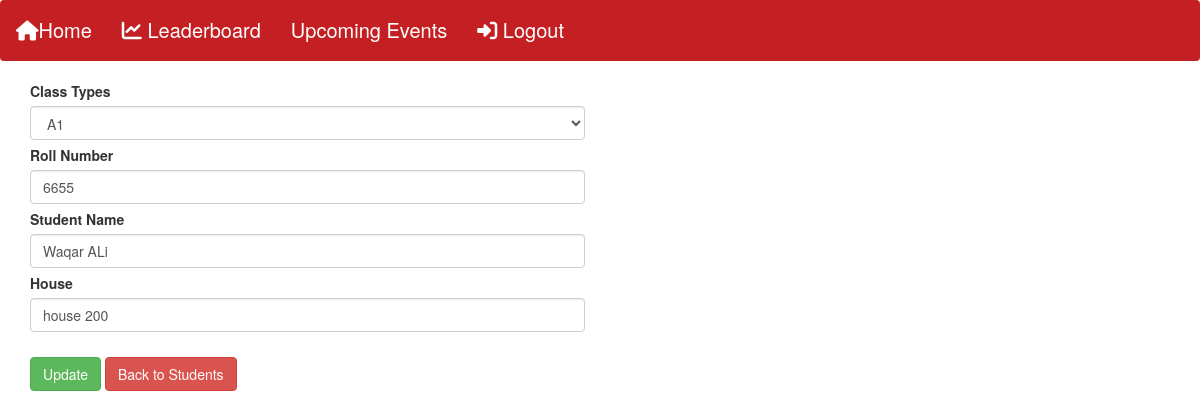
Page /editstudent.php?team=1&student=2 (signed in) on the committed database.
### tables this page shows
CREATE TABLE `students` (
  `id` int(10) UNSIGNED NOT NULL,
  `classtype_id` int(10) UNSIGNED NOT NULL,
  `roll_number` varchar(191) NOT NULL,
  `student_name` varchar(191) NOT NULL,
  `house` varchar(191) DEFAULT NULL,
  `team_id` int(10) UNSIGNED NOT NULL
);

CREATE TABLE `class_types` (
  `id` int(10) UNSIGNED NOT NULL,
  `class_type` varchar(191) NOT NULL
);

### functions.php (called while the page is built, shortened)
<?php
class web {
	public function getClassTypes()
    {
		global $db;
		$result = $db->query("SELECT * FROM class_types");
		if ($result->num_rows > 0) {
			$data = [];
			while($row = $result->fetch_assoc()) {
				$data[] = $row;
			}
			return $data;
		} else {
		  return "0 results";
		}
    }
	public function getStudentById($id)
    {
		global $db;
		$result = $db->query("SELECT * FROM students WHERE id = ".$id."");
		if ($result->num_rows > 0) {
			return $result->fetch_assoc();
		} else {
		  return 0;
		}
    }
}
?>

### editstudent.php (the view, shortened to what this page needs)
<?php
	include("config.php");
	include("functions.php");
	$obj_web = new web;
	if(isset($_GET['student'])){
		$getStudentID = $_GET['student'];
		$getStudent = $obj_web->getStudentById($getStudentID);
	}
?>
<!doctype html>
<html>
<head>
	<link rel="stylesheet" href="https://maxcdn.bootstrapcdn.com/bootstrap/3.3.7/css/bootstrap.css">
</head>
<body>
	<div class="navbar">
		<a href="Home.html"><i class="fas fa-home"></i>Home</a>
		<a href="leaderboard.html"><i class="fas fa-chart-line"></i> Leaderboard </a>
		<a href="">Upcoming Events</a>
		<a href="logout.php"><i class="fas fa-sign-in-alt"></i> Logout</a>
	</div>
	<div class="container">
		<form action="editstudent.php?student=<?=$getStudentID?>" method="post">
			<div class="row">
				<div class="col-md-6">
					<label for="classtype_id" class="form-label">Class Types</label>
					<select class="form-control" name="classtype_id">
						<?php foreach ($obj_web->getClassTypes() as $key => $classType) {
							?>
							<option value="<?=$classType['id']?>" <?php if($classType['id'] == $getStudent['classtype_id']) {echo 'selected';}else{echo '';} ?>><?=$classType['class_type']?></option>
							<?php
						} ?>
					</select>
				</div>
			</div>
			<div class="row">
				<div class="col-md-6">
					<label for="roll_number" class="form-label">Roll Number</label>
					<input type="text" class="form-control" name="roll_number" id="roll_number" value="<?=$getStudent['roll_number']?>">
				</div>
			</div>
			<div class="row">
				<div class="col-md-6">
					<label for="student_name" class="form-label">Student Name</label>
					<input type="text" class="form-control" name="student_name" id="student_name" value="<?=$getStudent['student_name']?>">
				</div>
			</div>
			<div class="row">
				<div class="col-md-6">
					<label for="house" class="form-label">House</label>
					<input type="text" class="form-control" name="house" id="house" value="<?=$getStudent['house']?>">
				</div>
			</div>
			<br>
		  	<div class="row">
		  		<div class="col-md-12">
					<button type="submit" class="btn btn-success">Update</button>
					<a href="students.php" class="btn btn-danger">Back to Students</a>
				</div>
		  	</div>
		</form>
	</div>
</body>
</html>

### editstudent.php (style rules this page uses)
.navbar { width:100%; background-color:#C42023; overflow:auto; }
.navbar a { float:left; text-align:center; padding:15px; color:white; text-decoration:none; font-size:20px; }

### rows in the picture
students: classtype_id "A1", roll_number "6655", student_name "Waqar ALi", house "house 200"
